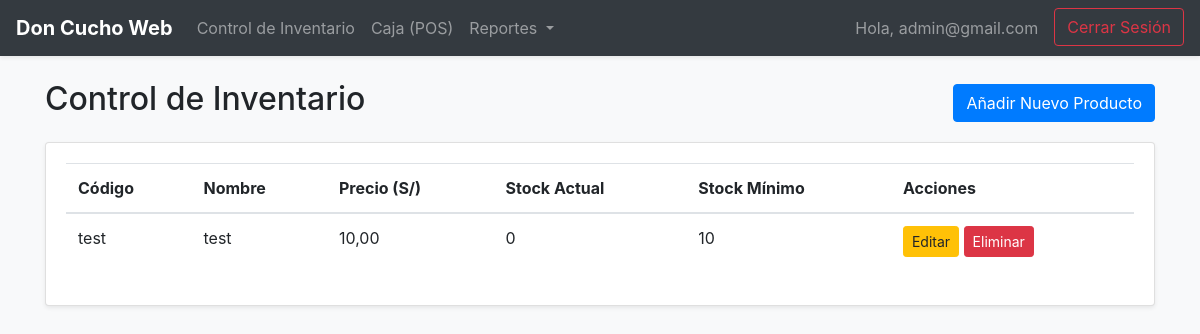
/inventario/ (signed in), run on the app's committed database.
### inventario/models.py (models this page shows, shortened)
class Producto(models.Model):
    codigo = models.CharField(max_length=50, unique=True, verbose_name="Código de Barras")
    nombre = models.CharField(max_length=200, verbose_name="Nombre del Producto")
    precio = models.DecimalField(max_digits=10, decimal_places=2, verbose_name="Precio de Venta (S/)")
    stock_minimo = models.IntegerField(default=5, verbose_name="Stock Mínimo de Alerta")
    categoria = models.ForeignKey(Categoria, on_delete=models.SET_NULL, null=True, blank=True, verbose_name="Categoría")
    proveedor = models.ForeignKey(Proveedor, on_delete=models.SET_NULL, null=True, blank=True, verbose_name="Proveedor")
    @property
    def stock_total(self):
        stock = self.lotes.filter(fecha_vencimiento__gt=timezone.now(), stock_lote__gt=0).aggregate(Sum('stock_lote'))['stock_lote__sum']
        return stock or 0
    class Meta:
        verbose_name = "Producto"
        verbose_name_plural = "Productos"
        ordering = ['nombre']

### inventario/views.py (the view)
# urls.py: path('inventario/', views.control_inventario, name='control_inventario'),
@login_required
@admin_required
def control_inventario(request):
    productos = Producto.objects.all()
    context = {
        'productos': productos
    }
    return render(request, 'inventario/control_inventario.html', context)

### inventario/views.py (called while the page is built)
def admin_required(view_func):
    @wraps(view_func)
    def _wrapped_view(request, *args, **kwargs):
        if not request.user.is_staff:
            return redirect('index')
        return view_func(request, *args, **kwargs)
    return _wrapped_view

### inventario/templates/inventario/control_inventario.html (shortened to what this page needs)
{% extends 'base.html' %}
{% block content %}
<div class="d-flex justify-content-between align-items-center mb-3">
    <h2>Control de Inventario</h2>
    <a href="{% url 'inventario_crear' %}" class="btn btn-primary">Añadir Nuevo Producto</a>
</div>
<div class="card shadow-sm">
    <div class="card-body">
        <table class="table table-hover">
            <thead>
                <tr>
                    <th>Código</th>
                    <th>Nombre</th>
                    <th>Precio (S/)</th>
                    <th>Stock Actual</th>
                    <th>Stock Mínimo</th>
                    <th>Acciones</th>
                </tr>
            </thead>
            <tbody>
                {% for producto in productos %}
                <tr>
                    <td>{{ producto.codigo }}</td>
                    <td>{{ producto.nombre }}</td>
                    <td>{{ producto.precio }}</td>
                    <td>{{ producto.stock_total }}</td>
                    <td>{{ producto.stock_minimo }}</td>
                    <td>
                        <a href="{% url 'inventario_editar' producto.id %}" class="btn btn-warning btn-sm">Editar</a>
                        <a href="{% url 'inventario_eliminar' producto.id %}"
                           class="btn btn-danger btn-sm"
                           onclick="return confirm('¿Estás seguro de que deseas eliminar este producto?');">
                           Eliminar
                        </a>
                    </td>
                </tr>
                {% empty %}
                <tr>
                    <td colspan="6" class="text-center">No hay productos en el inventario.</td>
                </tr>
                {% endfor %}
            </tbody>
        </table>
    </div>
</div>
{% endblock %}

### inventario/templates/base.html (shortened to what this page needs)
<!DOCTYPE html>
<html lang="es">
<head>
    <link rel="stylesheet" href="https://cdn.jsdelivr.net/npm/bootstrap@4.6.2/dist/css/bootstrap.min.css">
</head>
<body class="bg-light">
    <nav class="navbar navbar-expand-lg navbar-dark bg-dark shadow-sm">
        <a class="navbar-brand" href="{% url 'index' %}">
            <strong>Don Cucho Web</strong>
        </a>
        <div class="collapse navbar-collapse" id="navbarNav">
            <ul class="navbar-nav mr-auto">
                {% if request.user.is_authenticated %}
                    {% if request.user.is_staff %}
                        <li class="nav-item">
                            <a class="nav-link" href="{% url 'control_inventario' %}">Control de Inventario</a>
                        </li>
                        <li class="nav-item">
                            <a class="nav-link" href="{% url 'pos' %}">Caja (POS)</a>
                        </li>
                        <li class="nav-item dropdown">
                            <a class="nav-link dropdown-toggle" href="#" id="navbarDropdownReportes" role="button" data-toggle="dropdown" aria-haspopup="true" aria-expanded="false">
                                Reportes
                            </a>
                        </li>
                    {% endif %}
                {% endif %}
            </ul>
            <ul class="navbar-nav ml-auto">
                {% if request.user.is_authenticated %}
                    <li class="nav-item navbar-text mr-3">
                        Hola, {{ request.user.username }}
                    </li>
                    <li class="nav-item">
                        <form action="{% url 'logout' %}" method="post" style="display: inline;">
                            <button type="submit" class="btn btn-outline-danger my-2 my-sm-0">Cerrar Sesión</button>
                        </form>
                    </li>
                {% endif %}
            </ul>
        </div>
    </nav>
    <div class="container mt-4">
        {% block content %}{% endblock %}
    </div>
</body>
</html>

### data on the page
Producto: codigo "test", nombre "test", precio "10,00", stock_total "0", stock_minimo "10"

### other printed values
{{ request.user.username }} "admin@gmail.com"
